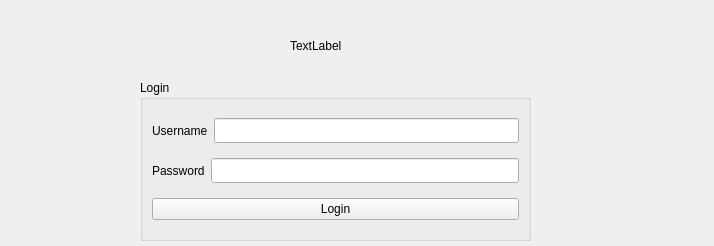
<?xml version="1.0" encoding="UTF-8"?>
<ui version="4.0">
 <class>Widget</class>
 <widget class="QWidget" name="Widget">
  <property name="geometry">
   <rect>
    <x>0</x>
    <y>0</y>
    <width>714</width>
    <height>246</height>
   </rect>
  </property>
  <property name="windowTitle">
   <string>Widget</string>
  </property>
  <widget class="QGroupBox" name="groupBox">
   <property name="geometry">
    <rect>
     <x>140</x>
     <y>80</y>
     <width>391</width>
     <height>161</height>
    </rect>
   </property>
   <property name="title">
    <string>Login</string>
   </property>
   <layout class="QVBoxLayout" name="verticalLayout">
    <item>
     <layout class="QHBoxLayout" name="horizontalLayout_2">
      <item>
       <widget class="QLabel" name="Username">
        <property name="text">
         <string>Username</string>
        </property>
       </widget>
      </item>
      <item>
       <widget class="QLineEdit" name="lineEdit_Username">
        <property name="font">
         <font>
          <family>VALORANT</family>
         </font>
        </property>
       </widget>
      </item>
     </layout>
    </item>
    <item>
     <layout class="QHBoxLayout" name="horizontalLayout">
      <item>
       <widget class="QLabel" name="Password">
        <property name="text">
         <string>Password</string>
        </property>
       </widget>
      </item>
      <item>
       <widget class="QLineEdit" name="lineEdit_Password">
        <property name="font">
         <font>
          <family>VALORANT</family>
         </font>
        </property>
        <property name="echoMode">
         <enum>QLineEdit::Password</enum>
        </property>
       </widget>
      </item>
     </layout>
    </item>
    <item>
     <widget class="QPushButton" name="pushButton">
      <property name="text">
       <string>Login</string>
      </property>
     </widget>
    </item>
   </layout>
  </widget>
  <widget class="QWidget" name="layoutWidget">
   <property name="geometry">
    <rect>
     <x>160</x>
     <y>290</y>
     <width>401</width>
     <height>18</height>
    </rect>
   </property>
   <layout class="QHBoxLayout" name="horizontalLayout_3">
    <item>
     <widget class="QLabel" name="label">
      <property name="text">
       <string>  Status ++ </string>
      </property>
     </widget>
    </item>
    <item>
     <widget class="QLabel" name="label_Login">
      <property name="text">
       <string>Statue : ++</string>
      </property>
     </widget>
    </item>
   </layout>
  </widget>
  <widget class="QLabel" name="label_Picture2">
   <property name="geometry">
    <rect>
     <x>290</x>
     <y>10</y>
     <width>81</width>
     <height>71</height>
    </rect>
   </property>
   <property name="text">
    <string>TextLabel</string>
   </property>
  </widget>
 </widget>
 <resources/>
 <connections/>
</ui>
